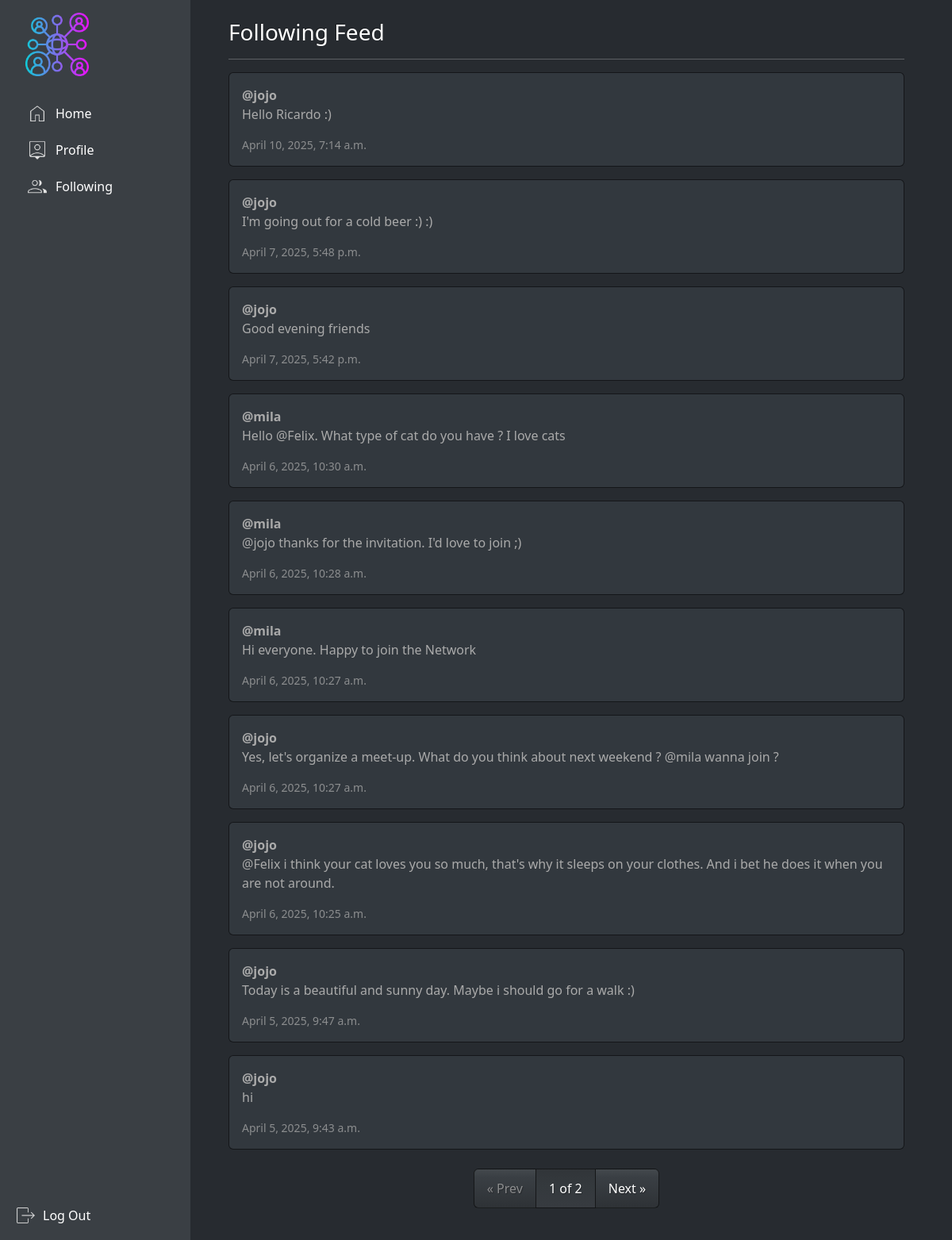
The page /following (signed in) on the database its author committed.
### network/models.py (models this page shows, shortened)
class Post(models.Model):
    user = models.ForeignKey(User, on_delete=models.CASCADE, related_name="posts")
    content = models.TextField(max_length=500)
    timestamp = models.DateTimeField(auto_now_add=True)
    likes = models.ManyToManyField(User, related_name="liked_posts", blank=True)

class User(AbstractUser):
    pass

### network/views.py (the view)
# urls.py: path("following", views.following, name="following"), # Following page
@login_required
def following(request):
    followed_users = Follow.objects.filter(follower=request.user).values_list("user", flat=True)
    posts = Post.objects.filter(user__in=followed_users).order_by("-timestamp")
    paginator = Paginator(posts, 10)  # Paginate just like index
    page_number = request.GET.get("page")
    page_obj = paginator.get_page(page_number)
    return render(request, "network/following.html", {
        "page_obj": page_obj
    })

### network/templates/network/following.html
{% extends "network/layout.html" %}
{% block body %}
<h3>Following Feed</h3>
<hr />
{% for post in page_obj %}
<div class="card mb-3 p-3">
  <strong>@{{ post.user.username }}</strong>
  <p>{{ post.content }}</p>
  <small class="text-muted">{{ post.timestamp }}</small>
</div>
{% empty %}
<p>No posts from users you follow yet.</p>
{% endfor %}
<nav aria-label="Pagination">
  <ul class="pagination justify-content-center mt-4">
    {% if page_obj.has_previous %}
    <li class="page-item">
      <a class="page-link" href="?page={{ page_obj.previous_page_number }}">&laquo; Prev</a>
    </li>
    {% else %}
    <li class="page-item disabled">
      <span class="page-link">&laquo; Prev</span>
    </li>
    {% endif %}
    <li class="page-item active">
      <span class="page-link">{{ page_obj.number }} of {{ page_obj.paginator.num_pages }}</span>
    </li>
    {% if page_obj.has_next %}
    <li class="page-item">
      <a class="page-link" href="?page={{ page_obj.next_page_number }}">Next &raquo;</a>
    </li>
    {% else %}
    <li class="page-item disabled">
      <span class="page-link">Next &raquo;</span>
    </li>
    {% endif %}
  </ul>
</nav>
{% endblock %}

### rows shown on the page
Post: user.username "jojo", content "Hello Ricardo :)", timestamp "April 10, 2025, 7:14 a.m."
Post: user.username "jojo", content "I'm going out for a cold beer :) :)", timestamp "April 7, 2025, 5:48 p.m."
Post: user.username "jojo", content "Good evening friends", timestamp "April 7, 2025, 5:42 p.m."
Post: user.username "mila", content "Hello @Felix. What type of cat do you have ? I love cats", timestamp "April 6, 2025, 10:30 a.m."
Post: user.username "mila", content "@jojo thanks for the invitation. I'd love to join ;)", timestamp "April 6, 2025, 10:28 a.m."
Post: user.username "mila", content "Hi everyone. Happy to join the Network", timestamp "April 6, 2025, 10:27 a.m."
Post: user.username "jojo", content "Yes, let's organize a meet-up. What do you think about next weekend ? @mila wanna join ?", timestamp "April 6, 2025, 10:27 a.m."
Post: user.username "jojo", content "@Felix i think your cat loves you so much, that's why it sleeps on your clothes. And i bet he does it when you are not around.", timestamp "April 6, 2025, 10:25 a.m."
Post: user.username "jojo", content "Today is a beautiful and sunny day. Maybe i should go for a walk :)", timestamp "April 5, 2025, 9:47 a.m."
Post: user.username "jojo", content "hi", timestamp "April 5, 2025, 9:43 a.m."

### other values the page prints
{{ page_obj.number }} "1"
{{ page_obj.paginator.num_pages }} "2"
